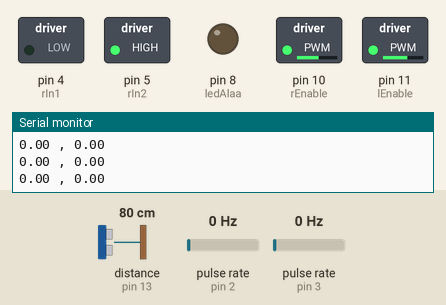
The sketch below on a simulated Arduino Uno, built with avr-gcc and run on an emulated ATmega328P. Shown: switched loads named in the sketch (green lamp = pin HIGH), output pins drawn as LEDs (lit = HIGH), the last lines printed to the serial monitor. Wiring (inferred from the names in the program): ultrasonic range finder: trigger pin 12; echo pin 13; 2 × pulse sensor: data pin 2 / data pin 3. The test bench sets the inputs (shaded band); at power-on: pulse rate (sensors on pin 2, pin 3) 0 Hz, distance to the obstacle (sensor on pin 13) 80 cm. The echo pulse lasts 58.3 µs per cm; pins used as bus, display or sensor lines are not drawn.

Above: at 1.2 s.
1.3 s: pulse rate (sensor on pin 2) set to 1 Hz
At 3.0 s:
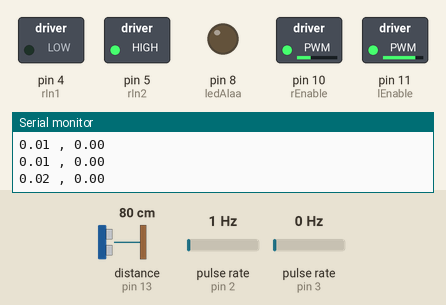
4.3 s: pulse rate (sensor on pin 3) set to 2 Hz
At 5.14 s:
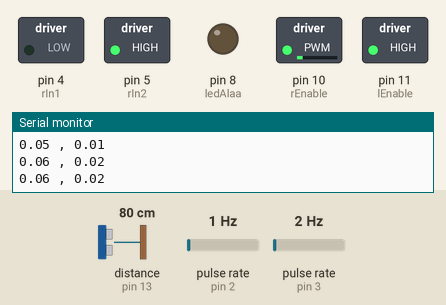
7.3 s: pulse rate (sensor on pin 2) set to 4 Hz
At 8.0 s:
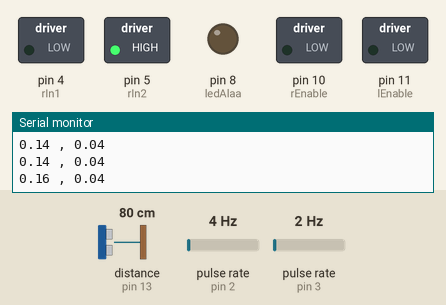
10.3 s: pulse rate (sensor on pin 3) set to 50 Hz
At 12.27 s:
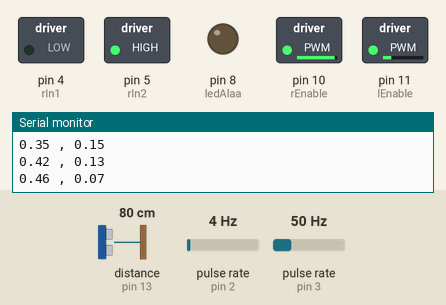
13.3 s: distance to the obstacle (sensor on pin 13) set to 9 cm
16.3 s: distance to the obstacle (sensor on pin 13) set to 60 cm
Timing chart, 0 to 20.3 s (numbered marks = the images above; inputs shaded):
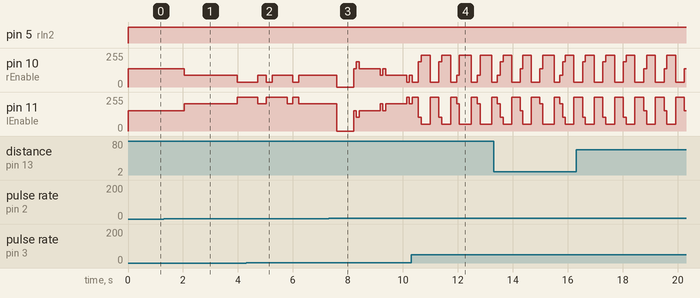

The sketch:

pid_controller.ino
```cpp
// Constants
#define R         (float) 0.032
#define L         (float) 0.135
#define FORWARD           1
#define BACKWARD          0
#define rIn1              4
#define rIn2              5
#define lIn1              6
#define lIn2              7
#define rEnable           10
#define lEnable           11
#define rEncoder          2
#define lEncoder          3
#define lDcGain           17
#define rDcGain            17
#define PCONTROLLER       2.5
#define goalsNr           3
#define ultraTrigger    12
#define ultraEcho       13
#define ledAlaa         8

//Initializing global variables
volatile float rMotorTicks = 0;
volatile float lMotorTicks = 0;
float dR=0.0, dL=0.0, dC=0.0;
float x=0.0, y=0.0, theta=0.0;
float v = 0.2, w = 0,  vR = 0,  vL = 0, eX = 0, eY = 0 , eTheta = 0;
float rGoals[][goalsNr]={{.25,0},{.75, .25},{1,1}};
float thetaGoal = 0;
float vmr = 0, vml = 0, Vmr = 0, Vml = 0 ;
float lVolt,rVolt;
float lSpeed =0.0, rSpeed=0.0;
float lControlAction=0.0,rControlAction=0.0;
int   currentGoal = 0;
long  duration, distanceM;


void setup() {
  // Right wheel direction and enable pins
  pinMode(rIn1, OUTPUT);
  pinMode(rIn2, OUTPUT);
  pinMode(rEnable, OUTPUT);

  // Left wheel direction and enable pins
  pinMode(lIn1, OUTPUT);
  pinMode(lIn2, OUTPUT);
  pinMode(lEnable, OUTPUT);

  // Right and left encoder pins with pull up on each
  pinMode(rEncoder, INPUT);
  digitalWrite(rEncoder, HIGH);
  pinMode(lEncoder, INPUT);
  digitalWrite(lEncoder, HIGH);

  // Activating external on rising edge interrupt
  attachInterrupt(digitalPinToInterrupt(rEncoder), doRightEncoder, RISING);
  attachInterrupt(digitalPinToInterrupt(lEncoder), doLeftEncoder, RISING);

  // Ultrasonic sensor pins
  pinMode(ultraTrigger, OUTPUT);
  pinMode(ultraEcho, INPUT);

  // Obstacles LED for Alaa
  pinMode(ledAlaa, OUTPUT);

  // starting serial with 9600 baudrate
  Serial.begin(9600);

}

// Moving right motor forward with a given speed
void rightWheel(int rspeed){
  digitalWrite(rIn1, LOW);
  digitalWrite(rIn2, HIGH);
  analogWrite(rEnable, rspeed);
}

// Moving left motor forward with a given speed
void leftWheel(int lSpeed){
    digitalWrite(lIn1, LOW);
    digitalWrite(lIn2, HIGH);
    analogWrite(lEnable, lSpeed);
}

// Saturating the angular velocity due to hardware limitations
float omegaSatauration(float w){
  if (w > PI/2)
    return PI/2;
  if (w < -PI/2)
    return -PI/2;
  return w;
}

// Using PID contoller on the error in angular velocity
void pidController(){
  eTheta = thetaGoal - theta;
  w = PCONTROLLER * eTheta ;
  w = omegaSatauration(w);
}

// Odometry module to update robot's pose
void actualPos(){
  dR=( rMotorTicks / 8.0 ) * ( 2 * PI * R );
  dL=( lMotorTicks / 8.0 ) * ( 2 * PI * R );
  dC=( dR + dL ) / 2;
  x = x + ( dC * cos ( theta ) );
  y = y + ( dC * sin ( theta ) );
  theta = theta + ( ( dR - dL ) / L );
  // Mapping theta from [-PI,PI]
  theta = atan2( sin( theta ), cos( theta ) );
}

// Mapping (w,v) to (vR,vL) using differential drive model
float kinematics(){
  vR = v + ( w * L/2 );
  vL = v - ( w * L/2 );
}

// All the magic happens here
void loop() {

   // If the robot is not at the goal yet
   if (((rGoals[currentGoal][0] - x)> 0.1) || (rGoals[currentGoal][1] - y)>.1){

    /* Ultrasonic sensor code */

    digitalWrite(ultraTrigger, LOW);
    delayMicroseconds(2);
    // Sets the trigPin on HIGH state for 10 micro seconds
    digitalWrite(ultraTrigger, HIGH);
    delayMicroseconds(10);
    digitalWrite(ultraTrigger, LOW);

    // Reads the echoPin, returns the sound wave travel time in microseconds
    duration = pulseIn(ultraEcho, HIGH);
    // Calculating the distance
    distanceM= (duration*0.034/2);

    //Turrning right if there is an obstacle
    if(distanceM <= 0.15){
      digitalWrite(ledAlaa,HIGH);
      leftWheel(180);
      rightWheel(100);
      delay(50);
      }
      digitalWrite(ledAlaa,LOW);

      /* Ultrasonic sensor code */

    // Updating goal angle
    thetaGoal = atan2(rGoals[currentGoal][1]-y, rGoals[currentGoal][0]-x);

    // Generating contol action
    pidController();

    // Getting vR, vL from the kinematics
    kinematics();

    // Desired right wheel speed in (rad/s)
    rSpeed = vR / R;

    // Desired right wheel speed in (RPM)
    rSpeed *= 30.0/PI;

    // Desired left wheel speed in (rad/s)
    lSpeed = vL / R;

    // Desired right wheel speed in (RPM)
    lSpeed *= 30.0/PI;

    // Calculating desired left wheel voltage
    lVolt = ( lSpeed / lDcGain );

    // Calculating desired right wheel voltage
    rVolt = ( rSpeed / rDcGain );

    // Mapping control action from (0~5.2)volt to (0~255)
    lControlAction=map(lVolt,0,5.2,0,255);

    // Mapping control action from (0~5.2)volt to (0~255)
    rControlAction=map(rVolt,0,5.2,0,255);

    //Applying control action to left wheel
    rightWheel(rControlAction-15);

    //Applying control action to right wheel
    leftWheel(lControlAction);

    // Calculating current pose of the robot in (m)
    actualPos();

    Serial.print(x);
    Serial.print(" , ");
    Serial.println(y);

    }
    // The robot reached the goal but not the last goal
    else{
      if (currentGoal != (goalsNr-1)){
        // Stop the robot and move to the next goal
        rightWheel(0);
        leftWheel(0);
        delay(500);
        currentGoal++;
      }
      // The robot reached the last goal
       else{
        rightWheel(0);
        leftWheel(0);
       }
    }

  // Resetting both motor ticks
  rMotorTicks = 0;
  lMotorTicks = 0;

  delay(100);
}

// Calculate R motor ticks
void doRightEncoder(){
    rMotorTicks++;
}

// Calculate L motor ticks
void doLeftEncoder(){
    lMotorTicks++;
}
```

Measured:
- the behaviour switches between 0 and 1 Hz on pulse rate (sensor on pin 2) (found by bisection; images 0 and 1)
- the behaviour switches between 1 and 2 Hz on pulse rate (sensor on pin 3) (found by bisection; images 1 and 2)
- after the input at 1.3 s, pin 10 (rEnable): 138/255 → 87/255 after 0.74 s, → 36/255 1.9 s later; pin 11 (lEnable): 153/255 → 204/255 after 0.74 s, → 255/255 1.9 s later
- after the input at 4.3 s, pin 10 (rEnable): goes 87/255 0.32 s, 36/255 0.21 s, 87/255 0.75 s, 36/255 0.21 s, then 87/255, starting after 0.42 s; pin 11 (lEnable): goes 204/255 0.32 s, 255/255 0.75 s, 204/255 0.21 s, 255/255 0.21 s, then 204/255, starting after 0.42 s
